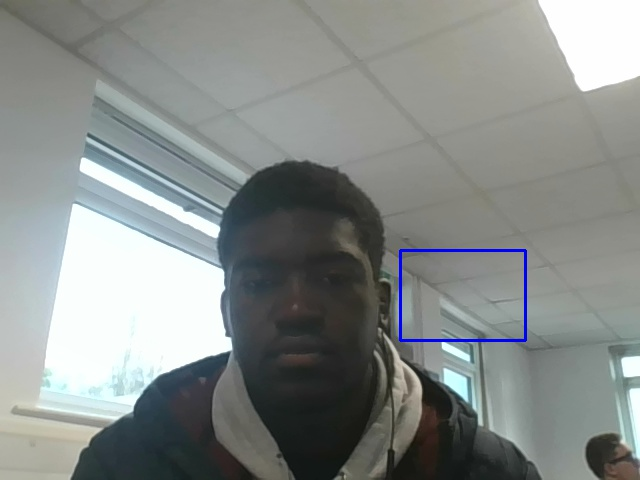
#> input picture i.jpg, 640 x 480 px
$ python flann_pic.py   (Python 2 division)
#> lines starting #> are read from the running program, lines starting #| are printed output that depends on the picture
import numpy as np
import cv2
from matplotlib import pyplot as plt

MIN_MATCH_COUNT = 10
img1 = cv2.imread('i.jpg')
#> img1 is the input picture: shape (480, 640, 3); mean B, G, R 137.8, 139.7, 135

img2 = cv2.imread('h.jpg')
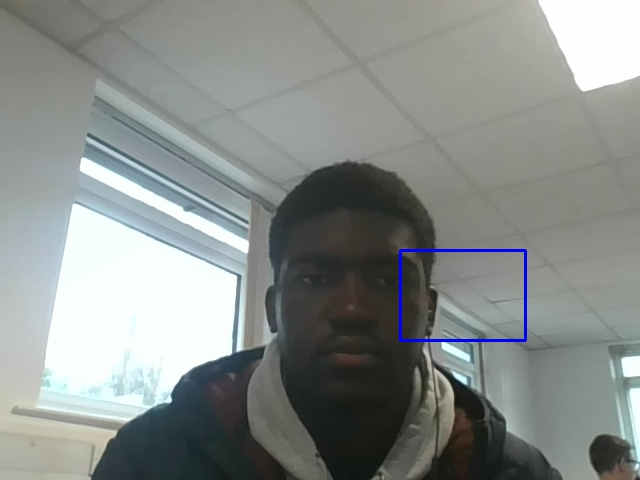
#> input picture h.jpg, 640 x 480 px
#> img2 is the input picture: shape (480, 640, 3); mean B, G, R 138.5, 140.6, 136
img_1 = cv2.cvtColor(img1,cv2.COLOR_BGR2GRAY)
img_2 = cv2.cvtColor(img2,cv2.COLOR_BGR2GRAY)
sift = cv2.xfeatures2d.SIFT_create()
kp1, des1 = sift.detectAndCompute(img_1,None)
#> kp1 = 325 keypoints; strongest (x, y, size): (454, 381, 14.9), (443, 343, 2.3), (445, 346, 5.3), (212, 229, 11)
kp2, des2 = sift.detectAndCompute(img_2,None)
#> kp2 = 321 keypoints; strongest (x, y, size): (154, 303, 124.3), (463, 380, 4.9), (169, 400, 4), (445, 346, 5.3)
FLANN_INDEX_KDTREE = 0
index_params = dict(algorithm = FLANN_INDEX_KDTREE, trees = 5)
search_params = dict(checks = 50)
flann = cv2.FlannBasedMatcher(index_params, search_params)
matches = flann.knnMatch(des1,des2,k=2)
#> matches = 325 matches

# store all the good matches in good list as per Lowe's ratio test.
good = []
for m,n in matches:
    if m.distance < 0.7*n.distance:
        good.append(m)
#> after the loop, good = 71 matches
if len(good)>MIN_MATCH_COUNT:
    src_pts = np.float32([ kp1[m.queryIdx].pt for m in good]).reshape(-1,1,2)
#> src_pts = 71 rows, first 8: [15.94, 411.1], [39.96, 406.4], [43.33, 388.5], [47.44, 364], [47.71, 383.8], [48.05, 363.7], [75, 206.4], [83.93, 224.3]
    dst_pts = np.float32([ kp2[m.trainIdx].pt for m in good]).reshape(-1,1,2)
#> dst_pts = 71 rows, first 8: [16.16, 411], [39.98, 406.3], [43.24, 388.1], [47.5, 363.6], [47.62, 383.6], [48.16, 363.1], [74.99, 206.4], [83.82, 223.7]
    M, mask = cv2.findHomography(src_pts, dst_pts, cv2.RANSAC,5.0)
#> M = [[0.998, -0.000437, 0.175], [2.28e-05, 0.997, 0.0569], [-1.47e-06, -5.31e-06, 1]]; mask = 71 values, max 1 at index 0, min 0 at index 9, mean 0.62
    matchesMask = mask.ravel().tolist()
#> matchesMask has the same summary as mask
    h,w = img_1.shape
#> h = 480; w = 640
    pts = np.float32([ [0,0],[0,h-1],[w-1,h-1],[w-1,0]]).reshape(-1,1,2)
#> pts = [[0, 0], [0, 479], [639, 479], [639, 0]]
    dst = cv2.perspectiveTransform(pts,M)
#> dst = [[0.175, 0.0569], [-0.034, 478.9], [639.8, 479.4], [638.4, 0.0716]]
    img_2 = cv2.polylines(img_2,[np.int32(dst)],True,255,3,cv2.LINE_AA)
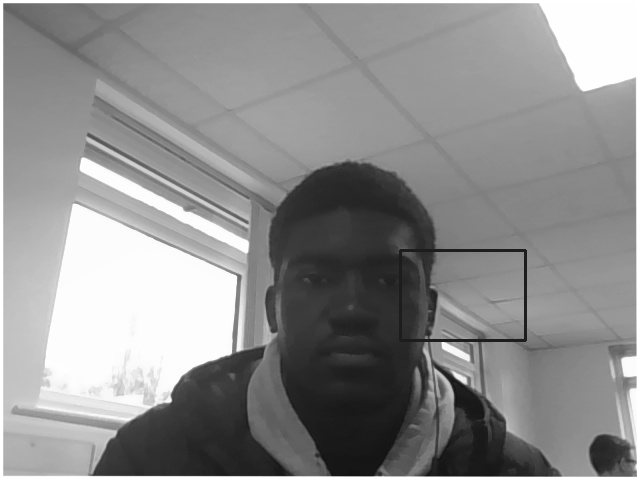
#> img_2: shape (480, 640); min 16, max 255, mean 141.9
else:
    print "Not enough matches are found - %d/%d" % (len(good),MIN_MATCH_COUNT)
    matchesMask = None
# draw matches in yellow color
draw_params = dict(matchColor = (0,255,255), singlePointColor = None,
matchesMask = matchesMask, # draw only inliers
flags = 2)
#> draw_params = 4 items


img3 = cv2.drawMatches(img1,kp1,img2,kp2,good,None,**draw_params)
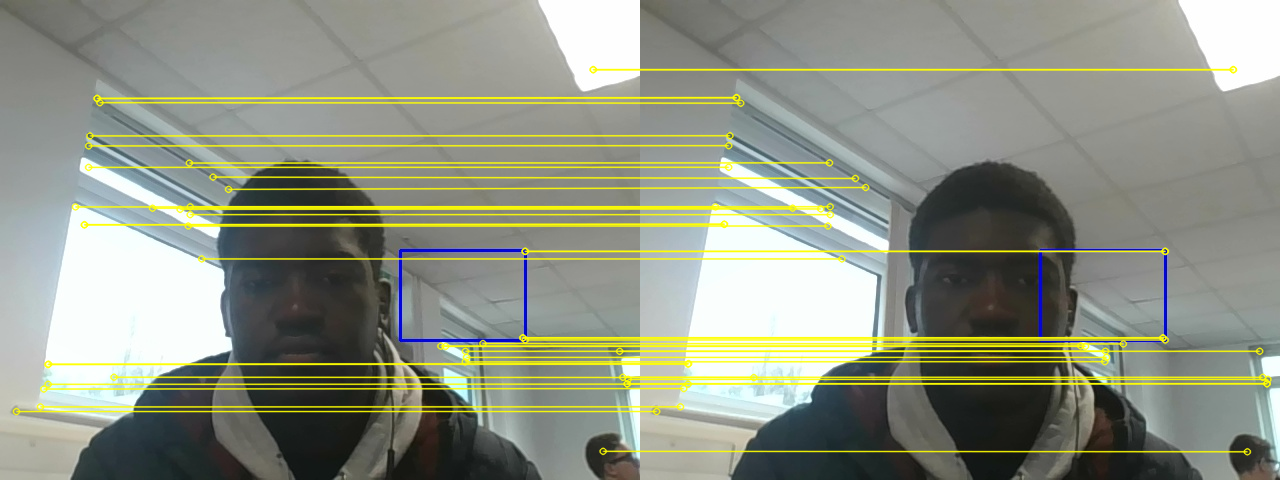
#> img3: shape (480, 1280, 3); mean B, G, R 130.2, 146.4, 142.1
while True:
    cv2.imshow("flannpic1.jpg", img3)
    k = cv2.waitKey(5) &0xFF
#> (key Esc is pressed here)
    if k == 27:
        break
